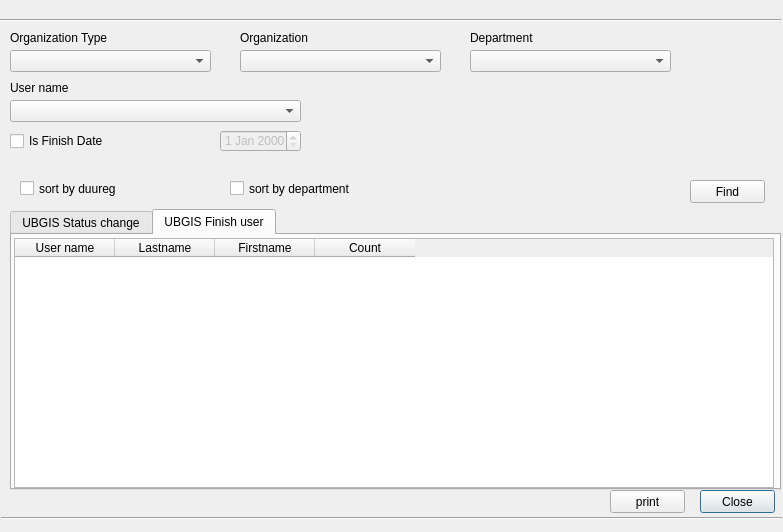
<?xml version="1.0" encoding="UTF-8"?>
<ui version="4.0">
 <class>ParcelInfoStatisticDialog</class>
 <widget class="QDialog" name="ParcelInfoStatisticDialog">
  <property name="geometry">
   <rect>
    <x>0</x>
    <y>0</y>
    <width>783</width>
    <height>532</height>
   </rect>
  </property>
  <property name="windowTitle">
   <string>Dialog</string>
  </property>
  <widget class="Line" name="line">
   <property name="geometry">
    <rect>
     <x>0</x>
     <y>12</y>
     <width>781</width>
     <height>16</height>
    </rect>
   </property>
   <property name="orientation">
    <enum>Qt::Horizontal</enum>
   </property>
  </widget>
  <widget class="Line" name="line_2">
   <property name="geometry">
    <rect>
     <x>1</x>
     <y>510</y>
     <width>781</width>
     <height>16</height>
    </rect>
   </property>
   <property name="orientation">
    <enum>Qt::Horizontal</enum>
   </property>
  </widget>
  <widget class="QPushButton" name="close_button">
   <property name="geometry">
    <rect>
     <x>700</x>
     <y>490</y>
     <width>75</width>
     <height>23</height>
    </rect>
   </property>
   <property name="text">
    <string>Close</string>
   </property>
  </widget>
  <widget class="QPushButton" name="print_button">
   <property name="geometry">
    <rect>
     <x>610</x>
     <y>490</y>
     <width>75</width>
     <height>23</height>
    </rect>
   </property>
   <property name="text">
    <string>print</string>
   </property>
  </widget>
  <widget class="QComboBox" name="organization_type_cbox">
   <property name="geometry">
    <rect>
     <x>10</x>
     <y>50</y>
     <width>201</width>
     <height>22</height>
    </rect>
   </property>
  </widget>
  <widget class="QLabel" name="label_4">
   <property name="geometry">
    <rect>
     <x>10</x>
     <y>30</y>
     <width>201</width>
     <height>16</height>
    </rect>
   </property>
   <property name="text">
    <string>Organization Type</string>
   </property>
  </widget>
  <widget class="QComboBox" name="organization_cbox">
   <property name="geometry">
    <rect>
     <x>240</x>
     <y>50</y>
     <width>201</width>
     <height>22</height>
    </rect>
   </property>
  </widget>
  <widget class="QLabel" name="label_5">
   <property name="geometry">
    <rect>
     <x>240</x>
     <y>30</y>
     <width>201</width>
     <height>16</height>
    </rect>
   </property>
   <property name="text">
    <string>Organization</string>
   </property>
  </widget>
  <widget class="QComboBox" name="department_cbox">
   <property name="geometry">
    <rect>
     <x>470</x>
     <y>50</y>
     <width>201</width>
     <height>22</height>
    </rect>
   </property>
  </widget>
  <widget class="QLabel" name="label_6">
   <property name="geometry">
    <rect>
     <x>470</x>
     <y>30</y>
     <width>201</width>
     <height>16</height>
    </rect>
   </property>
   <property name="text">
    <string>Department</string>
   </property>
  </widget>
  <widget class="QCheckBox" name="checkBox">
   <property name="geometry">
    <rect>
     <x>20</x>
     <y>180</y>
     <width>191</width>
     <height>17</height>
    </rect>
   </property>
   <property name="text">
    <string>sort by duureg</string>
   </property>
  </widget>
  <widget class="QCheckBox" name="checkBox_2">
   <property name="geometry">
    <rect>
     <x>230</x>
     <y>180</y>
     <width>191</width>
     <height>17</height>
    </rect>
   </property>
   <property name="text">
    <string>sort by department</string>
   </property>
  </widget>
  <widget class="QPushButton" name="find_button">
   <property name="geometry">
    <rect>
     <x>690</x>
     <y>180</y>
     <width>75</width>
     <height>23</height>
    </rect>
   </property>
   <property name="text">
    <string>Find</string>
   </property>
  </widget>
  <widget class="QTabWidget" name="tabWidget">
   <property name="geometry">
    <rect>
     <x>10</x>
     <y>209</y>
     <width>771</width>
     <height>281</height>
    </rect>
   </property>
   <property name="currentIndex">
    <number>1</number>
   </property>
   <widget class="QWidget" name="ubgis_stat_tab">
    <attribute name="title">
     <string>UBGIS Status change</string>
    </attribute>
    <widget class="QTableWidget" name="result_twidget">
     <property name="geometry">
      <rect>
       <x>2</x>
       <y>3</y>
       <width>760</width>
       <height>250</height>
      </rect>
     </property>
     <column>
      <property name="text">
       <string>Duureg</string>
      </property>
     </column>
     <column>
      <property name="text">
       <string>Department</string>
      </property>
     </column>
     <column>
      <property name="text">
       <string>Parcel Count</string>
      </property>
     </column>
     <column>
      <property name="text">
       <string>Not Fixed</string>
      </property>
     </column>
     <column>
      <property name="text">
       <string>In process</string>
      </property>
     </column>
     <column>
      <property name="text">
       <string>Finished</string>
      </property>
     </column>
     <column>
      <property name="text">
       <string>Done</string>
      </property>
     </column>
    </widget>
   </widget>
   <widget class="QWidget" name="ubgis_finish_tab">
    <attribute name="title">
     <string>UBGIS Finish user</string>
    </attribute>
    <widget class="QTableWidget" name="result_user_twidget">
     <property name="geometry">
      <rect>
       <x>2</x>
       <y>3</y>
       <width>760</width>
       <height>250</height>
      </rect>
     </property>
     <column>
      <property name="text">
       <string>User name</string>
      </property>
     </column>
     <column>
      <property name="text">
       <string>Lastname</string>
      </property>
     </column>
     <column>
      <property name="text">
       <string>Firstname</string>
      </property>
     </column>
     <column>
      <property name="text">
       <string>Count</string>
      </property>
     </column>
    </widget>
   </widget>
  </widget>
  <widget class="QComboBox" name="user_name_cbox">
   <property name="geometry">
    <rect>
     <x>10</x>
     <y>100</y>
     <width>291</width>
     <height>22</height>
    </rect>
   </property>
  </widget>
  <widget class="QLabel" name="label_7">
   <property name="geometry">
    <rect>
     <x>10</x>
     <y>80</y>
     <width>201</width>
     <height>16</height>
    </rect>
   </property>
   <property name="text">
    <string>User name</string>
   </property>
  </widget>
  <widget class="QDateEdit" name="finish_date">
   <property name="enabled">
    <bool>false</bool>
   </property>
   <property name="geometry">
    <rect>
     <x>220</x>
     <y>130</y>
     <width>81</width>
     <height>22</height>
    </rect>
   </property>
  </widget>
  <widget class="QCheckBox" name="finish_date_checkbox">
   <property name="geometry">
    <rect>
     <x>10</x>
     <y>131</y>
     <width>211</width>
     <height>20</height>
    </rect>
   </property>
   <property name="text">
    <string>Is Finish Date</string>
   </property>
  </widget>
 </widget>
 <resources/>
 <connections/>
</ui>
